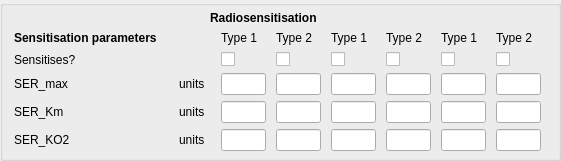
           <widget class="QGroupBox" name="groupBox_Drug_GB3">
            <property name="geometry">
             <rect>
              <x>10</x>
              <y>180</y>
              <width>561</width>
              <height>161</height>
             </rect>
            </property>
            <property name="title">
             <string/>
            </property>
            <widget class="QWidget" name="gridLayoutWidget_12">
             <property name="geometry">
              <rect>
               <x>10</x>
               <y>30</y>
               <width>541</width>
               <height>121</height>
              </rect>
             </property>
             <layout class="QGridLayout" name="gridLayout_2">
              <item row="2" column="0">
               <widget class="QMyLabel" name="infolabel_PARENT_CT1_10">
                <property name="minimumSize">
                 <size>
                  <width>130</width>
                  <height>0</height>
                 </size>
                </property>
                <property name="maximumSize">
                 <size>
                  <width>145</width>
                  <height>16777215</height>
                 </size>
                </property>
                <property name="text">
                 <string>SER_max</string>
                </property>
               </widget>
              </item>
              <item row="2" column="1">
               <widget class="QLabel" name="alabel_SER_max_units">
                <property name="minimumSize">
                 <size>
                  <width>32</width>
                  <height>0</height>
                 </size>
                </property>
                <property name="maximumSize">
                 <size>
                  <width>32</width>
                  <height>16777215</height>
                 </size>
                </property>
                <property name="text">
                 <string>units</string>
                </property>
               </widget>
              </item>
              <item row="2" column="2">
               <widget class="QLineEdit" name="line_PARENT_CT1_10">
                <property name="maximumSize">
                 <size>
                  <width>45</width>
                  <height>16777215</height>
                 </size>
                </property>
               </widget>
              </item>
              <item row="2" column="4">
               <widget class="QLineEdit" name="line_METAB1_CT1_10">
                <property name="maximumSize">
                 <size>
                  <width>45</width>
                  <height>16777215</height>
                 </size>
                </property>
               </widget>
              </item>
              <item row="2" column="5">
               <widget class="QLineEdit" name="line_METAB1_CT2_10">
                <property name="maximumSize">
                 <size>
                  <width>45</width>
                  <height>16777215</height>
                 </size>
                </property>
               </widget>
              </item>
              <item row="2" column="3">
               <widget class="QLineEdit" name="line_PARENT_CT2_10">
                <property name="maximumSize">
                 <size>
                  <width>45</width>
                  <height>16777215</height>
                 </size>
                </property>
               </widget>
              </item>
              <item row="2" column="6">
               <widget class="QLineEdit" name="line_METAB2_CT1_10">
                <property name="maximumSize">
                 <size>
                  <width>45</width>
                  <height>16777215</height>
                 </size>
                </property>
               </widget>
              </item>
              <item row="2" column="7">
               <widget class="QLineEdit" name="line_METAB2_CT2_10">
                <property name="maximumSize">
                 <size>
                  <width>45</width>
                  <height>16777215</height>
                 </size>
                </property>
               </widget>
              </item>
              <item row="0" column="0">
               <widget class="QLabel" name="alabel_celltype_4">
                <property name="minimumSize">
                 <size>
                  <width>155</width>
                  <height>0</height>
                 </size>
                </property>
                <property name="maximumSize">
                 <size>
                  <width>155</width>
                  <height>16777215</height>
                 </size>
                </property>
                <property name="font">
                 <font>
                  <weight>75</weight>
                  <bold>true</bold>
                 </font>
                </property>
                <property name="text">
                 <string>Sensitisation parameters     </string>
                </property>
               </widget>
              </item>
              <item row="0" column="2">
               <widget class="QLabel" name="alabel_celltype1">
                <property name="minimumSize">
                 <size>
                  <width>45</width>
                  <height>0</height>
                 </size>
                </property>
                <property name="maximumSize">
                 <size>
                  <width>45</width>
                  <height>16777215</height>
                 </size>
                </property>
                <property name="text">
                 <string>Type 1</string>
                </property>
               </widget>
              </item>
              <item row="0" column="3">
               <widget class="QLabel" name="alabel_celltype2">
                <property name="minimumSize">
                 <size>
                  <width>45</width>
                  <height>0</height>
                 </size>
                </property>
                <property name="maximumSize">
                 <size>
                  <width>45</width>
                  <height>16777215</height>
                 </size>
                </property>
                <property name="text">
                 <string>Type 2</string>
                </property>
               </widget>
              </item>
              <item row="0" column="4">
               <widget class="QLabel" name="alabel_celltype3">
                <property name="minimumSize">
                 <size>
                  <width>45</width>
                  <height>0</height>
                 </size>
                </property>
                <property name="maximumSize">
                 <size>
                  <width>45</width>
                  <height>16777215</height>
                 </size>
                </property>
                <property name="text">
                 <string>Type 1</string>
                </property>
               </widget>
              </item>
              <item row="0" column="5">
               <widget class="QLabel" name="alabel_celltype4">
                <property name="minimumSize">
                 <size>
                  <width>45</width>
                  <height>0</height>
                 </size>
                </property>
                <property name="maximumSize">
                 <size>
                  <width>45</width>
                  <height>16777215</height>
                 </size>
                </property>
                <property name="text">
                 <string>Type 2</string>
                </property>
               </widget>
              </item>
              <item row="0" column="6">
               <widget class="QLabel" name="alabel_celltype5">
                <property name="minimumSize">
                 <size>
                  <width>45</width>
                  <height>0</height>
                 </size>
                </property>
                <property name="maximumSize">
                 <size>
                  <width>45</width>
                  <height>16777215</height>
                 </size>
                </property>
                <property name="text">
                 <string>Type 1</string>
                </property>
               </widget>
              </item>
              <item row="0" column="7">
               <widget class="QLabel" name="alabel_celltype6">
                <property name="minimumSize">
                 <size>
                  <width>45</width>
                  <height>0</height>
                 </size>
                </property>
                <property name="maximumSize">
                 <size>
                  <width>45</width>
                  <height>16777215</height>
                 </size>
                </property>
                <property name="text">
                 <string>Type 2</string>
                </property>
               </widget>
              </item>
              <item row="3" column="0">
               <widget class="QMyLabel" name="infolabel_PARENT_CT1_11">
                <property name="minimumSize">
                 <size>
                  <width>130</width>
                  <height>0</height>
                 </size>
                </property>
                <property name="maximumSize">
                 <size>
                  <width>145</width>
                  <height>16777215</height>
                 </size>
                </property>
                <property name="text">
                 <string>SER_Km</string>
                </property>
               </widget>
              </item>
              <item row="3" column="2">
               <widget class="QLineEdit" name="line_PARENT_CT1_11">
                <property name="maximumSize">
                 <size>
                  <width>45</width>
                  <height>16777215</height>
                 </size>
                </property>
               </widget>
              </item>
              <item row="3" column="3">
               <widget class="QLineEdit" name="line_PARENT_CT2_11">
                <property name="maximumSize">
                 <size>
                  <width>45</width>
                  <height>16777215</height>
                 </size>
                </property>
               </widget>
              </item>
              <item row="3" column="4">
               <widget class="QLineEdit" name="line_METAB1_CT1_11">
                <property name="maximumSize">
                 <size>
                  <width>45</width>
                  <height>16777215</height>
                 </size>
                </property>
               </widget>
              </item>
              <item row="3" column="5">
               <widget class="QLineEdit" name="line_METAB1_CT2_11">
                <property name="maximumSize">
                 <size>
                  <width>45</width>
                  <height>16777215</height>
                 </size>
                </property>
               </widget>
              </item>
              <item row="3" column="6">
               <widget class="QLineEdit" name="line_METAB2_CT1_11">
                <property name="maximumSize">
                 <size>
                  <width>45</width>
                  <height>16777215</height>
                 </size>
                </property>
               </widget>
              </item>
              <item row="3" column="7">
               <widget class="QLineEdit" name="line_METAB2_CT2_11">
                <property name="maximumSize">
                 <size>
                  <width>45</width>
                  <height>16777215</height>
                 </size>
                </property>
               </widget>
              </item>
              <item row="4" column="0">
               <widget class="QMyLabel" name="infolabel_PARENT_CT1_12">
                <property name="minimumSize">
                 <size>
                  <width>130</width>
                  <height>0</height>
                 </size>
                </property>
                <property name="maximumSize">
                 <size>
                  <width>145</width>
                  <height>16777215</height>
                 </size>
                </property>
                <property name="text">
                 <string>SER_KO2</string>
                </property>
               </widget>
              </item>
              <item row="3" column="1">
               <widget class="QLabel" name="alabel_SE_Km_units">
                <property name="minimumSize">
                 <size>
                  <width>32</width>
                  <height>0</height>
                 </size>
                </property>
                <property name="maximumSize">
                 <size>
                  <width>32</width>
                  <height>16777215</height>
                 </size>
                </property>
                <property name="text">
                 <string>units</string>
                </property>
               </widget>
              </item>
              <item row="4" column="1">
               <widget class="QLabel" name="alabel_SER_KO2_units">
                <property name="minimumSize">
                 <size>
                  <width>32</width>
                  <height>0</height>
                 </size>
                </property>
                <property name="maximumSize">
                 <size>
                  <width>32</width>
                  <height>16777215</height>
                 </size>
                </property>
                <property name="text">
                 <string>units</string>
                </property>
               </widget>
              </item>
              <item row="4" column="2">
               <widget class="QLineEdit" name="line_PARENT_CT1_12">
                <property name="maximumSize">
                 <size>
                  <width>45</width>
                  <height>16777215</height>
                 </size>
                </property>
               </widget>
              </item>
              <item row="4" column="3">
               <widget class="QLineEdit" name="line_PARENT_CT2_12">
                <property name="maximumSize">
                 <size>
                  <width>45</width>
                  <height>16777215</height>
                 </size>
                </property>
               </widget>
              </item>
              <item row="4" column="4">
               <widget class="QLineEdit" name="line_METAB1_CT1_12">
                <property name="maximumSize">
                 <size>
                  <width>45</width>
                  <height>16777215</height>
                 </size>
                </property>
               </widget>
              </item>
              <item row="4" column="5">
               <widget class="QLineEdit" name="line_METAB1_CT2_12">
                <property name="maximumSize">
                 <size>
                  <width>45</width>
                  <height>16777215</height>
                 </size>
                </property>
               </widget>
              </item>
              <item row="4" column="6">
               <widget class="QLineEdit" name="line_METAB2_CT1_12">
                <property name="maximumSize">
                 <size>
                  <width>45</width>
                  <height>16777215</height>
                 </size>
                </property>
               </widget>
              </item>
              <item row="4" column="7">
               <widget class="QLineEdit" name="line_METAB2_CT2_12">
                <property name="maximumSize">
                 <size>
                  <width>45</width>
                  <height>16777215</height>
                 </size>
                </property>
               </widget>
              </item>
              <item row="1" column="0">
               <widget class="QMyLabel" name="infolabel_PARENT_CT1_18">
                <property name="text">
                 <string>Sensitises?</string>
                </property>
               </widget>
              </item>
              <item row="1" column="2">
               <widget class="QCheckBox" name="cbox_PARENT_CT1_18">
                <property name="text">
                 <string/>
                </property>
               </widget>
              </item>
              <item row="1" column="3">
               <widget class="QCheckBox" name="cbox_PARENT_CT2_18">
                <property name="text">
                 <string/>
                </property>
               </widget>
              </item>
              <item row="1" column="4">
               <widget class="QCheckBox" name="cbox_METAB1_CT1_18">
                <property name="text">
                 <string/>
                </property>
               </widget>
              </item>
              <item row="1" column="5">
               <widget class="QCheckBox" name="cbox_METAB1_CT2_18">
                <property name="text">
                 <string/>
                </property>
               </widget>
              </item>
              <item row="1" column="6">
               <widget class="QCheckBox" name="cbox_METAB2_CT1_18">
                <property name="text">
                 <string/>
                </property>
               </widget>
              </item>
              <item row="1" column="7">
               <widget class="QCheckBox" name="cbox_METAB2_CT2_18">
                <property name="text">
                 <string/>
                </property>
               </widget>
              </item>
             </layout>
            </widget>
            <widget class="QLabel" name="alabel_radio">
             <property name="geometry">
              <rect>
               <x>210</x>
               <y>10</y>
               <width>111</width>
               <height>16</height>
              </rect>
             </property>
             <property name="font">
              <font>
               <weight>75</weight>
               <bold>true</bold>
              </font>
             </property>
             <property name="text">
              <string>Radiosensitisation</string>
             </property>
            </widget>
           </widget>
